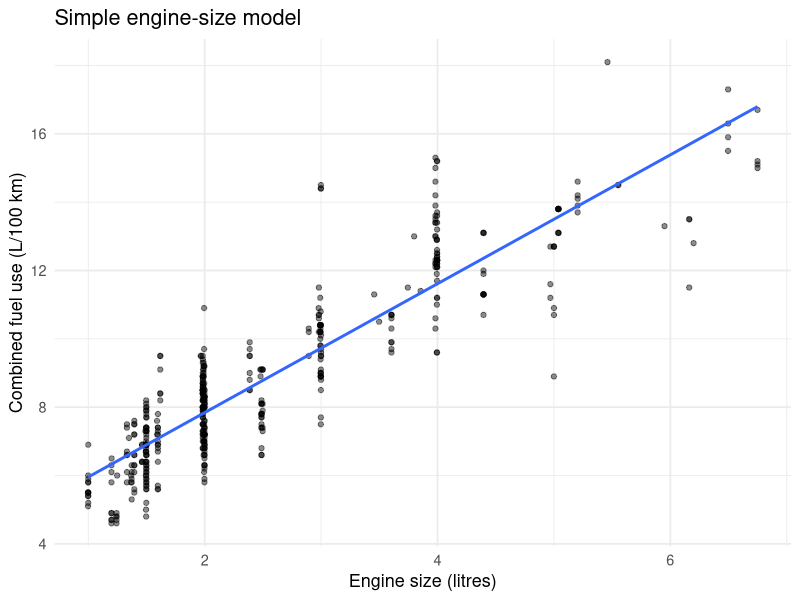
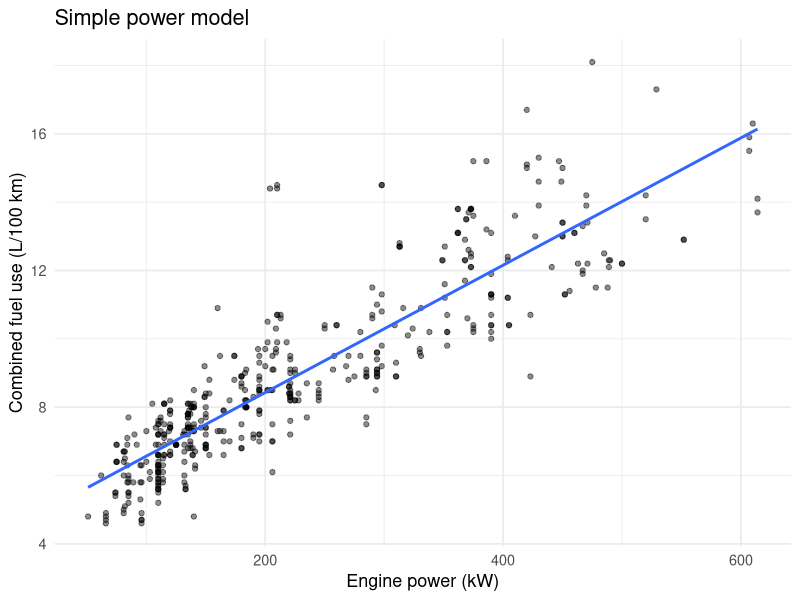

Write the R code that produced these figures, in order.
## ---- chunk 1
library(readr)
library(dplyr)
library(ggplot2)
library(tibble)
library(broom)

vehicles <- read_csv("nz_vehicles_2025.csv", show_col_types = FALSE) |>
  mutate(
    # SALOON is the raw CSV value; display it as Sedan for us.
    station_wagon = factor(
      if_else(body_type == "STATION WAGON", "Station wagon", "Other"),
      levels = c("Station wagon", "Other")
    ),
    body_type = factor(
      body_type,
      levels = c("STATION WAGON", "HATCHBACK", "SALOON", "SPORTS CAR", "CONVERTIBLE"),
      labels = c("Station wagon", "Hatchback", "Sedan", "Sports car", "Convertible")
    )
  )

glimpse(vehicles)
count(vehicles, body_type)
## ---- chunk 2
engine_model <- vehicles |>
  lm(fuel_use_l_per_100km ~ engine_l, data = _)

# or
engine_model <- lm(fuel_use_l_per_100km ~ engine_l, data = vehicles)


engine_model
tidy(engine_model)
## ---- chunk 3
ggplot(vehicles, aes(engine_l, fuel_use_l_per_100km)) +
  geom_point(alpha = 0.45) +
  geom_smooth(method = "lm", se = FALSE) +
  labs(
    x = "Engine size (litres)",
    y = "Combined fuel use (L/100 km)",
    title = "Simple engine-size model"
  ) +
  theme_minimal(base_size = 13)
## ---- chunk 4
power_model <- lm(
  fuel_use_l_per_100km ~ power_kw,
  data = vehicles
)

power_model
tidy(power_model)
## ---- chunk 5
ggplot(vehicles, aes(power_kw, fuel_use_l_per_100km)) +
  geom_point(alpha = 0.45) +
  geom_smooth(method = "lm", se = FALSE) +
  labs(
    x = "Engine power (kW)",
    y = "Combined fuel use (L/100 km)",
    title = "Simple power model"
  ) +
  theme_minimal(base_size = 13)
## ---- chunk 6
binary_model <- lm(
  fuel_use_l_per_100km ~ engine_l + station_wagon,
  data = vehicles
)

tidy(binary_model)

# Pull out the values used in fitting the model to see how the
# station_wagon variable is treated.
model.matrix(binary_model) |> head()
## ---- chunk 7
power_binary_model <- lm(
  fuel_use_l_per_100km ~ power_kw + station_wagon,
  data = vehicles
)

tidy(power_binary_model)

model.matrix(power_binary_model) |> head()
## ---- chunk 8
body_model <- lm(
  fuel_use_l_per_100km ~ engine_l + body_type,
  data = vehicles
)

tidy(body_model)
## ---- chunk 9
power_body_model <- lm(
  fuel_use_l_per_100km ~ power_kw + body_type,
  data = vehicles
)

tidy(power_body_model)
## ---- chunk 10
new_body_vehicles <- tibble(
  engine_l = 2,
  body_type = factor(
    levels(vehicles$body_type),
    levels = levels(vehicles$body_type)
  )
)

new_body_vehicles |>
  mutate(predicted_fuel_use = predict(body_model, newdata = new_body_vehicles))
## ---- chunk 11

sports_car_new <- tibble(
  engine_l = 2,
  body_type = "Sports car" # Match the factor level exactly.
)

sports_car_new |>
  mutate(predicted_fuel_use = predict(body_model, newdata = sports_car_new))

## ---- chunk 12
new_power_vehicles <- tibble(
  power_kw = 150,
  body_type = factor(
    levels(vehicles$body_type),
    levels = levels(vehicles$body_type)
  )
)

new_power_vehicles |>
  mutate(predicted_fuel_use = predict(power_body_model, newdata = new_power_vehicles))
## ---- chunk 13
mass_model <- lm(
  fuel_use_l_per_100km ~ gross_mass_kg,
  data = vehicles
)

mass_binary_model <- lm(
  fuel_use_l_per_100km ~ gross_mass_kg + station_wagon,
  data = vehicles
)

mass_body_model <- lm(
  fuel_use_l_per_100km ~ gross_mass_kg + body_type,
  data = vehicles
)

tidy(mass_model)
tidy(mass_binary_model)
tidy(mass_body_model)
## ---- chunk 14
mass_slope_comparison <- tibble(
  model = c("Simple mass", "Mass adjusted for body type"),
  mass_slope_per_kg = c(
    coef(mass_model)[["gross_mass_kg"]],
    coef(mass_body_model)[["gross_mass_kg"]]
  ),
  mass_slope_per_1000kg = 1000 * mass_slope_per_kg
)
mass_slope_comparison
## ---- chunk 15
new_mass_vehicles <- tibble(
  gross_mass_kg = 2000,
  body_type = factor(
    levels(vehicles$body_type),
    levels = levels(vehicles$body_type)
  )
)

mass_predictions <- new_mass_vehicles |>
  mutate(predicted_fuel_use = predict(mass_body_model, newdata = new_mass_vehicles))
mass_predictions
## ---- chunk 16

bind_rows(
  Mass = glance(mass_model),
  `Mass + Station wagon` = glance(mass_binary_model),
  `Mass + Body type` = glance(mass_body_model),
  .id = "model"
) |>
  select(model, r.squared, adj.r.squared)
## ---- chunk 17
Coffee <- read.csv("coffee_tasting_balanced.csv")

Coffee <- Coffee |>
  mutate(
    Coffee = factor(Coffee),
    Time = factor(Time),
    Day = factor(Day)
  )

count(Coffee, Coffee)
## ---- chunk 18
grand <- mean(Coffee$Rating)

CoffeeAdj <- Coffee |>
  group_by(Day) |>
  mutate(DayMean = mean(Rating)) |>
  group_by(Time) |>
  mutate(
    TimeMean = mean(Rating),
    AdjRating = Rating - DayMean - TimeMean + 2 * grand
  ) |>
  ungroup()

hand_adjusted_means <- CoffeeAdj |>
  group_by(Coffee) |>
  summarise(
    hand_adjusted_mean = mean(AdjRating),
    .groups = "drop"
  )
## ---- chunk 19
coffee_model <- lm(Rating ~ Time + Day + Coffee, data = Coffee)
tidy(coffee_model)
## ---- chunk 20
coffee_predictions <- Coffee |>
  mutate(predicted_rating = predict(coffee_model)) |>
  group_by(Coffee) |>
  summarise(
    model_adjusted_mean = mean(predicted_rating),
    .groups = "drop"
  )

hand_adjusted_means |>
  left_join(coffee_predictions, by = "Coffee") |>
  mutate(across(where(is.numeric), ~ round(.x, 2))) |>
  arrange(desc(model_adjusted_mean)) |>
  select(Coffee, hand_adjusted_mean, model_adjusted_mean)
